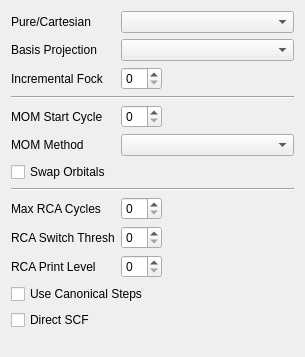
          <widget class="QWidget" name="AdvancedSCFControl">
           <layout class="QVBoxLayout" name="verticalLayout_12">
            <item>
             <layout class="QGridLayout" name="gridLayout_24">
              <item row="0" column="1" colspan="2">
               <widget class="QComboBox" name="purecart"/>
              </item>
              <item row="1" column="0">
               <widget class="QLabel" name="label_203">
                <property name="text">
                 <string>Basis Projection</string>
                </property>
               </widget>
              </item>
              <item row="4" column="1">
               <widget class="QSpinBox" name="mom_start"/>
              </item>
              <item row="5" column="1" colspan="2">
               <widget class="QComboBox" name="mom_method"/>
              </item>
              <item row="6" column="0">
               <widget class="QCheckBox" name="qui_section_swap_occupied_virtual">
                <property name="text">
                 <string>Swap Orbitals</string>
                </property>
               </widget>
              </item>
              <item row="1" column="1" colspan="2">
               <widget class="QComboBox" name="basis_projection_type"/>
              </item>
              <item row="8" column="1">
               <widget class="QSpinBox" name="rca_max_cycles"/>
              </item>
              <item row="2" column="0">
               <widget class="QLabel" name="label_199">
                <property name="text">
                 <string>Incremental Fock</string>
                </property>
               </widget>
              </item>
              <item row="4" column="2">
               <spacer name="horizontalSpacer_3">
                <property name="orientation">
                 <enum>Qt::Horizontal</enum>
                </property>
                <property name="sizeHint" stdset="0">
                 <size>
                  <width>40</width>
                  <height>20</height>
                 </size>
                </property>
               </spacer>
              </item>
              <item row="2" column="1">
               <widget class="QSpinBox" name="incfock"/>
              </item>
              <item row="3" column="0" colspan="3">
               <widget class="Line" name="line">
                <property name="orientation">
                 <enum>Qt::Horizontal</enum>
                </property>
               </widget>
              </item>
              <item row="10" column="0">
               <widget class="QLabel" name="label_85">
                <property name="text">
                 <string>RCA Print Level</string>
                </property>
               </widget>
              </item>
              <item row="9" column="0">
               <widget class="QLabel" name="label_101">
                <property name="text">
                 <string>RCA Switch Thresh</string>
                </property>
               </widget>
              </item>
              <item row="10" column="1">
               <widget class="QSpinBox" name="rca_print"/>
              </item>
              <item row="9" column="1">
               <widget class="QSpinBox" name="rca_switch_thresh"/>
              </item>
              <item row="0" column="0">
               <widget class="QLabel" name="label_202">
                <property name="text">
                 <string>Pure/Cartesian</string>
                </property>
               </widget>
              </item>
              <item row="4" column="0">
               <widget class="QLabel" name="label_200">
                <property name="sizePolicy">
                 <sizepolicy hsizetype="Minimum" vsizetype="Preferred">
                  <horstretch>0</horstretch>
                  <verstretch>0</verstretch>
                 </sizepolicy>
                </property>
                <property name="text">
                 <string>MOM Start Cycle</string>
                </property>
               </widget>
              </item>
              <item row="5" column="0">
               <widget class="QLabel" name="label_117">
                <property name="text">
                 <string>MOM Method</string>
                </property>
               </widget>
              </item>
              <item row="8" column="0">
               <widget class="QLabel" name="label_201">
                <property name="text">
                 <string>Max RCA Cycles</string>
                </property>
               </widget>
              </item>
              <item row="7" column="0" colspan="3">
               <widget class="Line" name="line_3">
                <property name="orientation">
                 <enum>Qt::Horizontal</enum>
                </property>
               </widget>
              </item>
             </layout>
            </item>
            <item>
             <widget class="QCheckBox" name="pseudo_canonical">
              <property name="text">
               <string>Use Canonical Steps</string>
              </property>
             </widget>
            </item>
            <item>
             <widget class="QCheckBox" name="direct_scf">
              <property name="text">
               <string>Direct SCF</string>
              </property>
             </widget>
            </item>
            <item>
             <spacer>
              <property name="orientation">
               <enum>Qt::Vertical</enum>
              </property>
              <property name="sizeHint" stdset="0">
               <size>
                <width>283</width>
                <height>16</height>
               </size>
              </property>
             </spacer>
            </item>
           </layout>
          </widget>
